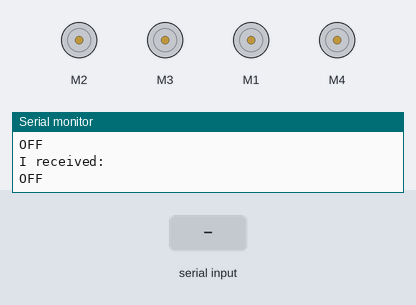
A sketch run on a simulated Arduino Uno, built with avr-gcc and run on an emulated ATmega328P. Parts: 4 × DC motor (green arrow = forward, orange = backward, longer = faster), the last lines printed to the serial monitor. The inputs (shaded band) are chosen by the test bench.

Above: at 1.2 s.
1.3 s: "87" received over Serial
At 1.45 s:
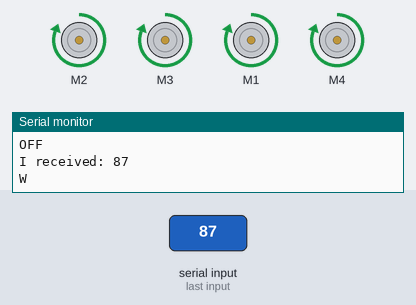
2.9 s: "65" received over Serial
At 3.9 s:
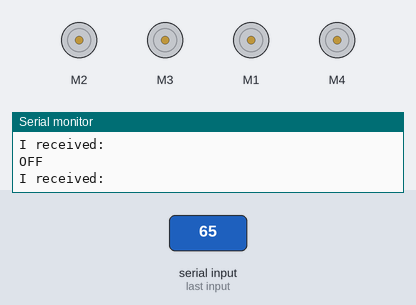
4.5 s: "83" received over Serial
At 4.65 s:
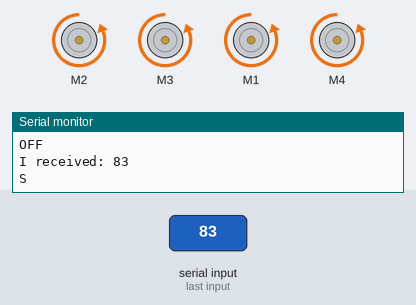
6.1 s: "68" received over Serial
At 7.4 s:
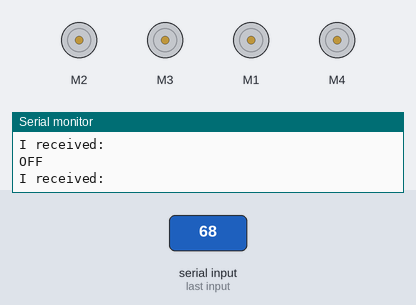
7.7 s: "81" received over Serial
At 7.85 s:
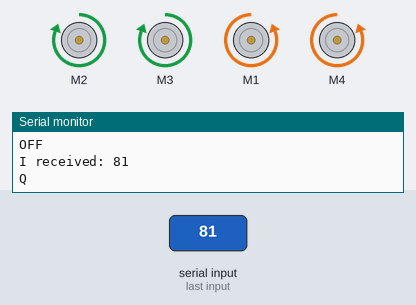
9.3 s: "69" received over Serial
At 9.9 s:
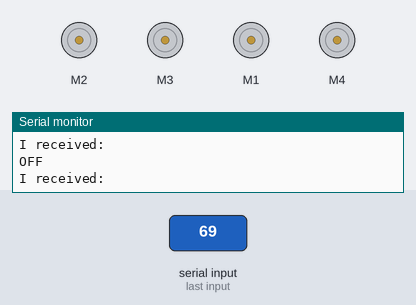
Timing chart, 0 to 11.9 s (numbered marks = the images above; inputs shaded):
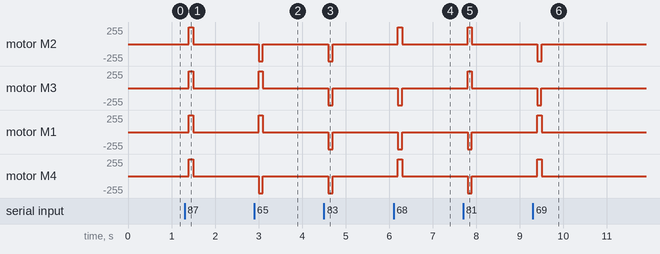

Measured:
- after the input at 1.3 s, motor M2, motor M3, motor M1, motor M4: stopped → forward 255/255 after 0.10 s, → stopped 0.10 s later
- after the input at 2.9 s, motor M2, motor M4: stopped → backward 255/255 after 0.10 s, → stopped 0.10 s later; motor M3, motor M1: stopped → forward 255/255 after 0.10 s, → stopped 0.10 s later
- after the input at 4.5 s, motor M2, motor M3, motor M1, motor M4: stopped → backward 255/255 after 0.10 s, → stopped 0.10 s later
- after the input at 6.1 s, motor M2, motor M4: stopped → forward 255/255 after 0.10 s, → stopped 0.10 s later; motor M3, motor M1: stopped → backward 255/255 after 0.10 s, → stopped 0.10 s later
- after the input at 7.7 s, motor M2, motor M3: stopped → forward 255/255 after 0.10 s, → stopped 0.10 s later; motor M1, motor M4: stopped → backward 255/255 after 0.10 s, → stopped 0.10 s later
- after the input at 9.3 s, motor M2, motor M3: stopped → backward 255/255 after 0.10 s, → stopped 0.10 s later; motor M1, motor M4: stopped → forward 255/255 after 0.10 s, → stopped 0.10 s later

The sketch:

robot-mechanum.ino
```cpp
#include <AFMotor.h>

AF_DCMotor RightFrontWheel (2);     // M3
AF_DCMotor LeftFrontWheel  (3);     // M4

AF_DCMotor RightBackWheel  (1);     // M2
AF_DCMotor LeftBackWheel   (4);     // M1

int wheelSpeed = 255;
String incomingByte = "";

void setup() {
  Serial.begin(115200);
  Serial.setTimeout(100);

  RightFrontWheel.setSpeed(wheelSpeed);
  LeftFrontWheel.setSpeed(wheelSpeed);
  RightBackWheel.setSpeed(wheelSpeed);
  LeftBackWheel.setSpeed(wheelSpeed);

  Serial.println("Started");
}

void loop() {
  //if (Serial.available() > 0) {
    // read the incoming byte:
    incomingByte = Serial.readString();

    // say what you got:
    Serial.print("I received: ");
    Serial.println(incomingByte);

    if (incomingByte == "87") {
        Serial.println("W");
        moveForward();
    } else if (incomingByte == "65") {
        Serial.println("A");
        moveSidewaysLeft();
    } else if (incomingByte == "83") {
        Serial.println("S");
        moveBackward();
    } else if (incomingByte == "68") {
        Serial.println("D");
        moveSidewaysRight();
    } else if (incomingByte == "81") {
        Serial.println("Q");
        rotateLeft();
    } else if (incomingByte == "69") {
        Serial.println("E");
        rotateRight();
    } else {
        Serial.println("OFF");
        stopMoving();
    }
  //}

  //directionControl();
  //delay(1000);
  //speedControl();
  //delay(1000);
}

void moveForward() {
  LeftFrontWheel.run(FORWARD);
  LeftBackWheel.run(FORWARD);
  RightFrontWheel.run(FORWARD);
  RightBackWheel.run(FORWARD);
}
void moveBackward() {
  LeftFrontWheel.run(BACKWARD);
  LeftBackWheel.run(BACKWARD);
  RightFrontWheel.run(BACKWARD);
  RightBackWheel.run(BACKWARD);
}
void moveSidewaysRight() {
  LeftFrontWheel.run(BACKWARD);
  LeftBackWheel.run(FORWARD);

  RightFrontWheel.run(FORWARD);
  RightBackWheel.run(BACKWARD);
}
void moveSidewaysLeft() {
  LeftFrontWheel.run(FORWARD);
  LeftBackWheel.run(BACKWARD);

  RightFrontWheel.run(BACKWARD);
  RightBackWheel.run(FORWARD);
}
void rotateLeft() {
  LeftFrontWheel.run(FORWARD);
  LeftBackWheel.run(BACKWARD);
  RightFrontWheel.run(FORWARD);
  RightBackWheel.run(BACKWARD);
}
void rotateRight() {
  LeftFrontWheel.run(BACKWARD);
  LeftBackWheel.run(FORWARD);
  RightFrontWheel.run(BACKWARD);
  RightBackWheel.run(FORWARD);
}
void moveRightForward() {
  LeftFrontWheel.run(FORWARD);
  LeftBackWheel.run(BACKWARD);
  RightFrontWheel.run(FORWARD);
  RightBackWheel.run(BACKWARD);
}
void moveRightBackward() {
  LeftFrontWheel.run(RELEASE);
  LeftBackWheel.run(BACKWARD);
  RightFrontWheel.run(BACKWARD);
  RightBackWheel.run(RELEASE);
}
void moveLeftForward() {
  LeftFrontWheel.run(RELEASE);
  LeftBackWheel.run(FORWARD);
  RightFrontWheel.run(FORWARD);
  RightBackWheel.run(RELEASE);
}
void moveLeftBackward() {
  LeftFrontWheel.run(BACKWARD);
  LeftBackWheel.run(RELEASE);
  RightFrontWheel.run(RELEASE);
  RightBackWheel.run(BACKWARD);
}
void stopMoving() {
  LeftFrontWheel.run(RELEASE);
  LeftBackWheel.run(RELEASE);
  RightFrontWheel.run(RELEASE);
  RightBackWheel.run(RELEASE);
}
```
